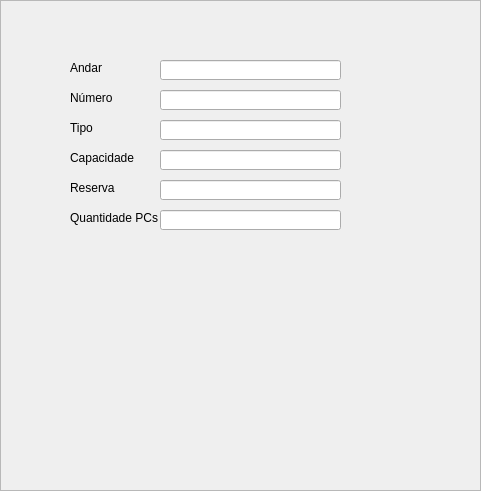
       <widget class="QFrame" name="frameSala_Lab">
        <property name="geometry">
         <rect>
          <x>860</x>
          <y>10</y>
          <width>481</width>
          <height>491</height>
         </rect>
        </property>
        <property name="frameShape">
         <enum>QFrame::StyledPanel</enum>
        </property>
        <property name="frameShadow">
         <enum>QFrame::Raised</enum>
        </property>
        <widget class="QLineEdit" name="txtSalaAndar">
         <property name="geometry">
          <rect>
           <x>160</x>
           <y>60</y>
           <width>181</width>
           <height>20</height>
          </rect>
         </property>
        </widget>
        <widget class="QLineEdit" name="txtSalaReserva">
         <property name="geometry">
          <rect>
           <x>160</x>
           <y>180</y>
           <width>181</width>
           <height>20</height>
          </rect>
         </property>
        </widget>
        <widget class="QLineEdit" name="txtSalaTipo">
         <property name="geometry">
          <rect>
           <x>160</x>
           <y>120</y>
           <width>181</width>
           <height>20</height>
          </rect>
         </property>
        </widget>
        <widget class="QLineEdit" name="txtSalaNum">
         <property name="geometry">
          <rect>
           <x>160</x>
           <y>90</y>
           <width>181</width>
           <height>20</height>
          </rect>
         </property>
        </widget>
        <widget class="QLineEdit" name="txtSalaCap">
         <property name="geometry">
          <rect>
           <x>160</x>
           <y>150</y>
           <width>181</width>
           <height>20</height>
          </rect>
         </property>
        </widget>
        <widget class="QLineEdit" name="txtSalaQuantPC">
         <property name="geometry">
          <rect>
           <x>160</x>
           <y>210</y>
           <width>181</width>
           <height>20</height>
          </rect>
         </property>
        </widget>
        <widget class="QLabel" name="labSalaAndar">
         <property name="geometry">
          <rect>
           <x>70</x>
           <y>60</y>
           <width>91</width>
           <height>16</height>
          </rect>
         </property>
         <property name="text">
          <string>Andar</string>
         </property>
        </widget>
        <widget class="QLabel" name="labSalaNum">
         <property name="geometry">
          <rect>
           <x>70</x>
           <y>90</y>
           <width>91</width>
           <height>16</height>
          </rect>
         </property>
         <property name="text">
          <string>Número</string>
         </property>
        </widget>
        <widget class="QLabel" name="labSalaTipo">
         <property name="geometry">
          <rect>
           <x>70</x>
           <y>120</y>
           <width>91</width>
           <height>16</height>
          </rect>
         </property>
         <property name="text">
          <string>Tipo</string>
         </property>
        </widget>
        <widget class="QLabel" name="labSalaCap">
         <property name="geometry">
          <rect>
           <x>70</x>
           <y>150</y>
           <width>91</width>
           <height>16</height>
          </rect>
         </property>
         <property name="text">
          <string>Capacidade</string>
         </property>
        </widget>
        <widget class="QLabel" name="labSalaReserva">
         <property name="geometry">
          <rect>
           <x>70</x>
           <y>180</y>
           <width>91</width>
           <height>16</height>
          </rect>
         </property>
         <property name="text">
          <string>Reserva</string>
         </property>
        </widget>
        <widget class="QLabel" name="labSalaQuantPC">
         <property name="geometry">
          <rect>
           <x>70</x>
           <y>210</y>
           <width>91</width>
           <height>16</height>
          </rect>
         </property>
         <property name="text">
          <string>Quantidade PCs</string>
         </property>
        </widget>
       </widget>
